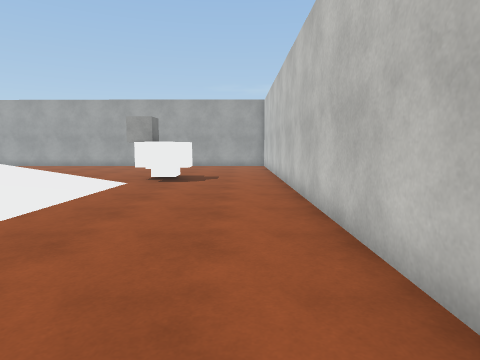
View 1 (above)

17 first-person views from a walk through a 3-D level made in the Unity game engine. The camera is 1.3 m above the floor, tilts 6° down and sees 75° across. The floor is counted in squares, 1 m on a side. Each view is taken from the middle of a square. On the plan, view 1 faces up. The plan holds only what a view shows up to about 14 squares ahead; the rest is blank. The player character is not drawn. Surface patterns are stand-ins for the level's own textures.

View 2
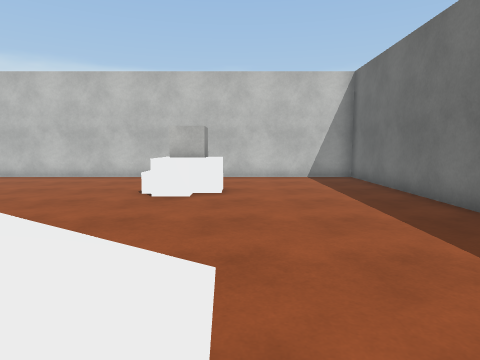

View 3
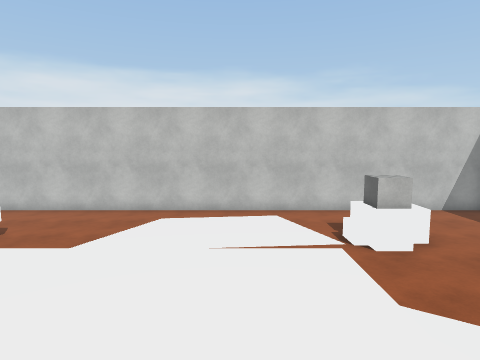

View 4
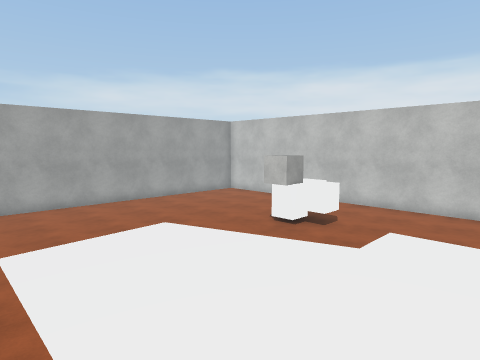

View 5
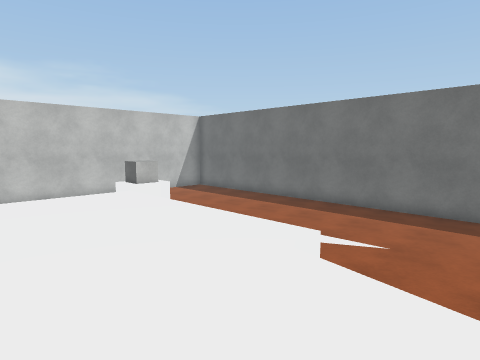

View 6
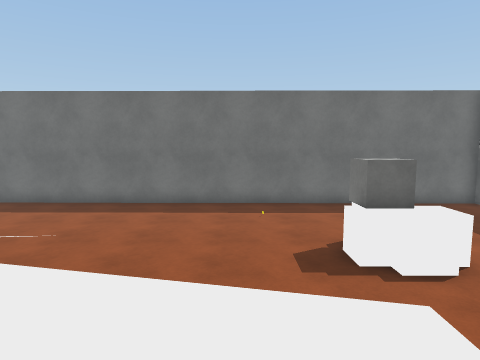

View 7
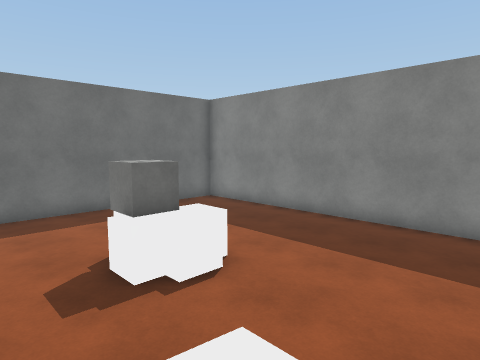

View 8
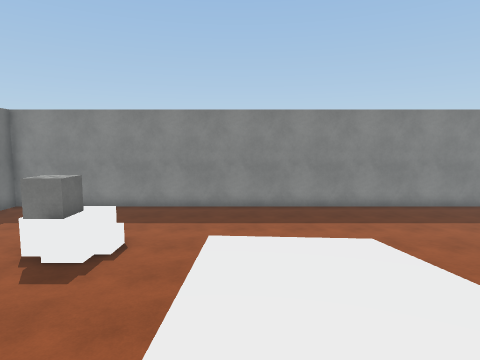

View 9
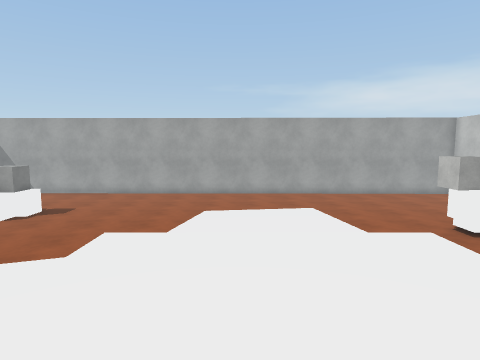

View 10
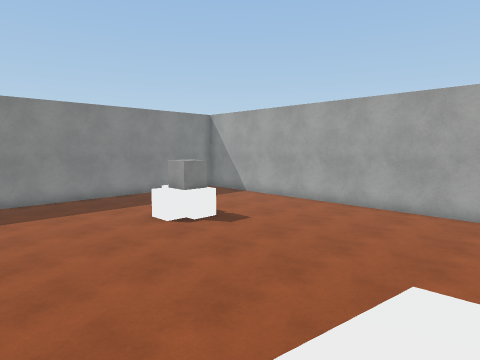

View 11
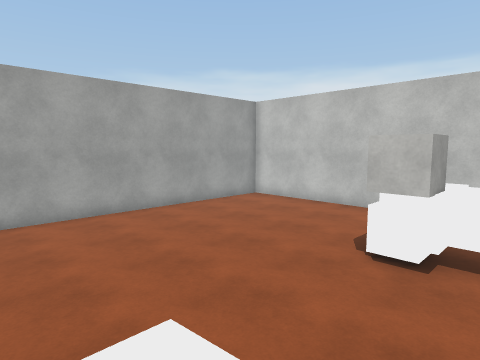

View 12
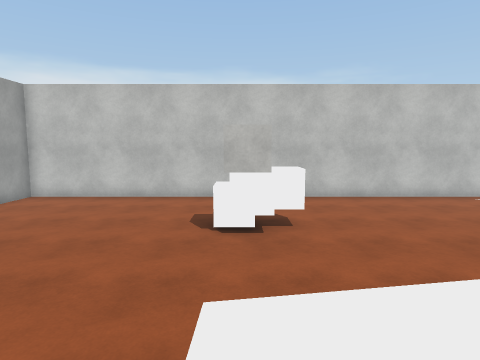

View 13
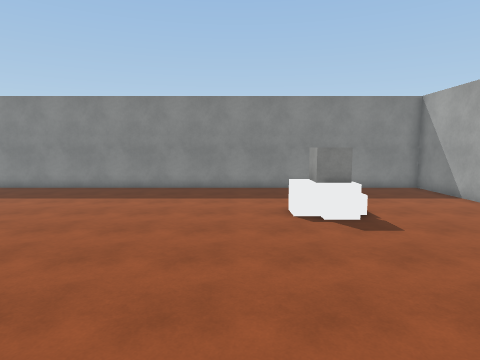

View 14
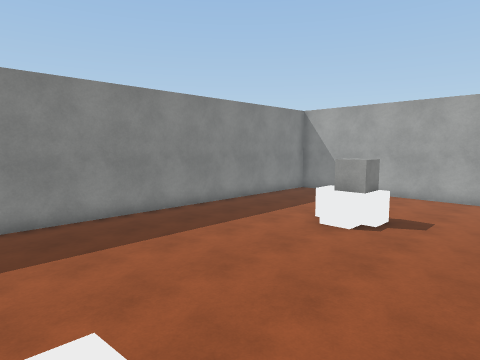

View 15
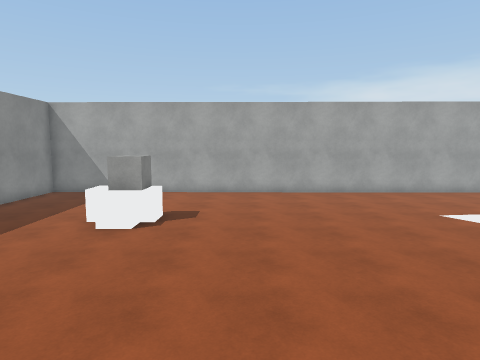

View 16
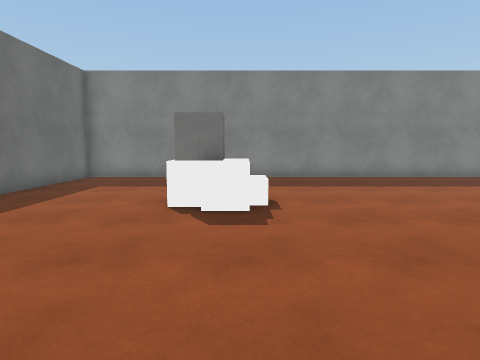

View 17
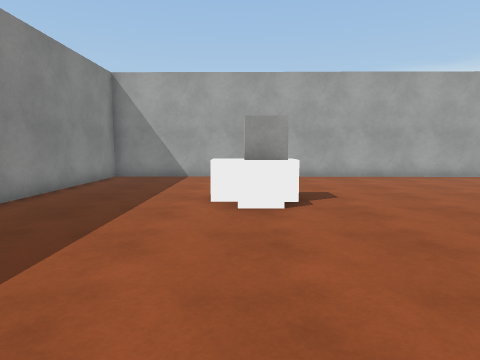

### Floor plan
Key: @ floor where view 1 was taken; # wall or solid block; . main floor; : floor 0.75 m higher than the main floor; + floor 1 m higher than the main floor; * floor 1.25 m higher than the main floor; % floor 1.5 m higher than the main floor; / step, stairs or slope; = window, fence, low wall or low ledge; v drop or lower ground; O other object.
Columns run from 27 left of view 1 to 2 right of it. Each row starts with its distance up from view 1.
 22 ##############################
 21 #............................#
 20 #............................#
 19 #............................#
 18 #............................#
 17 #.....O......................#
 16 #....OOO.....................#
 15 #.....OO.....................#
 14 #.......................O....#
 13 #..............=:::....OOO...#
 12 #..............:::+ ...OOO...#
 11 #..............++++ .........#
 10 #..............+++* .........#
  9 #............. ***#  ........#
  8 #..........    ***#.  .......#
  7 #........=vvvv%%%%%.   ......#
  6 #........+++**%%%%%%////:....#
  5 #........+++**%%%%%%////:....#
  4 #........++***%%%%%%////:=...#
  3 #.............#%%%%%//+===...#
  2 #............    /# .........#
  1 #.....OO.....     = ....O....#
  0 #.....OOO......////....OOO.@.#
 -1 #.....OO.......////.....OO  .#
 -2 #............................#
 -3 #............................#
 -4 #............................#
 -5 #............................#
 -6 #............................#
 -7 ##############################

Positions as (right, up) in squares from view 1, and headings:
1: (0, 0), facing up
2: (-12, -2), facing right
3: (-12, 4), facing right
4: (-13, 6), facing up-right
5: (-15, 6), facing down-right
6: (-17, 6), facing down
7: (-17, 5), facing down-left
8: (-12, 4), facing left
9: (-11, 3), facing up
10: (-11, 9), facing up-left
11: (-10, 11), facing up-right
12: (-11, 13), facing right
13: (-11, 13), facing left
14: (-16, 6), facing up-left
15: (-17, 6), facing up
16: (-13, 0), facing left
17: (-21, 8), facing up
